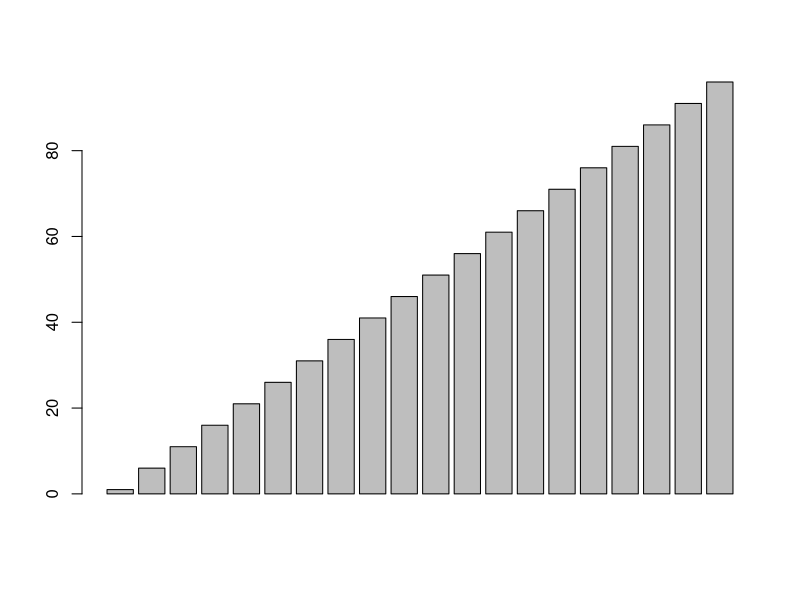

The R source for this figure:
##### Basic Structures #############
library(dslabs)
datos <-data(murders)
class(datos)
class(murders)
str(murders) #function str shows us the structure of the object.
head(murders) #shows the first six lines
length(murders$state)#shows the length of the vector

# Levels
region <- murders$region
value <- murders$total
region <- reorder(region,value, FUN = mean) #levels according its standard deviation.


#Working with matrices
mat <- matrix(1:20,5,4) #first version
print(mat)

A <- matrix(c(5,7,13,4,1,7,14,3,11), 
            nrow = 3,ncol = 3, byrow = FALSE) #second version
#nrow : quantity of rows
#ncol : quantity of columns
#byrow : how do i want to fill the data
dimnames(A) = list(c("Blanco","Negro","Rojo"),
                   c("Toyota","Audi","Nissan"))
#function dinnames
print(A)

library(Matrix)
#to aggregate rows and columns, we use the fuctions rbind() and 
# cbind() respectively.
Azul <- c(8,5,7)
Hyundai <- c(2,7,3,5)
A <- rbind(A,Azul)
A <- cbind(A,Hyundai)
print(A)

#Transposed
print(t(A)) # use t

#determinant
print(det(A))

#inverse
print(solve(A)) #use solve()

#diagonal
print(diag(A))

#To convert matrices into data frames
as.data.frame(mat)

murders[2:3,]
table(murders$region) #The function table takes a vector and returns the frecuency

###### Vectors #####
temp <- c(35,46,45,47,48,50)
city <- c("Beijing","Lagos","París"
          ,"Río de Janeiro","San Juan","Toronto")
names(temp) <- city

print(temp)
temp[c("Beijing","Lagos")]

vector <- c(12:73)
impares <- seq(1,100,5)
impares
barplot(impares)

################## Data Frames ###################
temp <- c(35,88,42,84,81,30)
city <- c("Beijing","Lagos","Paris","Rio de Janeiro","San Juan","Toronto")
city_temps <- data.frame(name = city, temperatura = temp)
View(city_temps)
